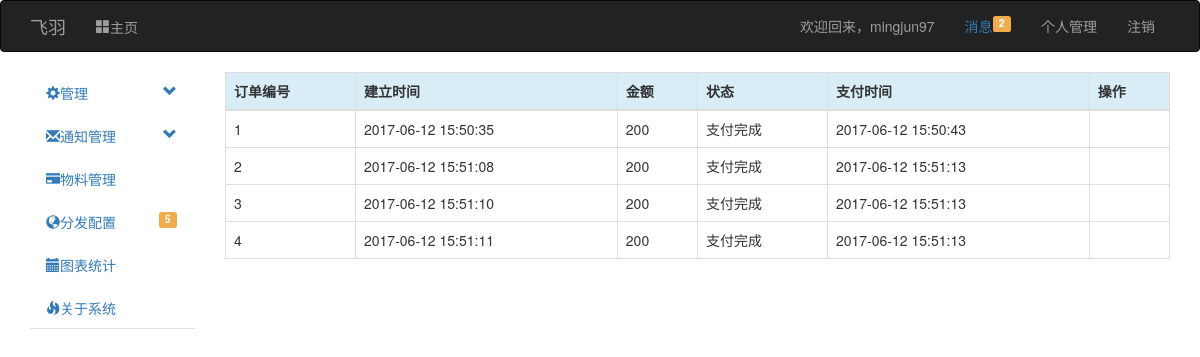
Before: /charge_billing (signed in) with the older database file.
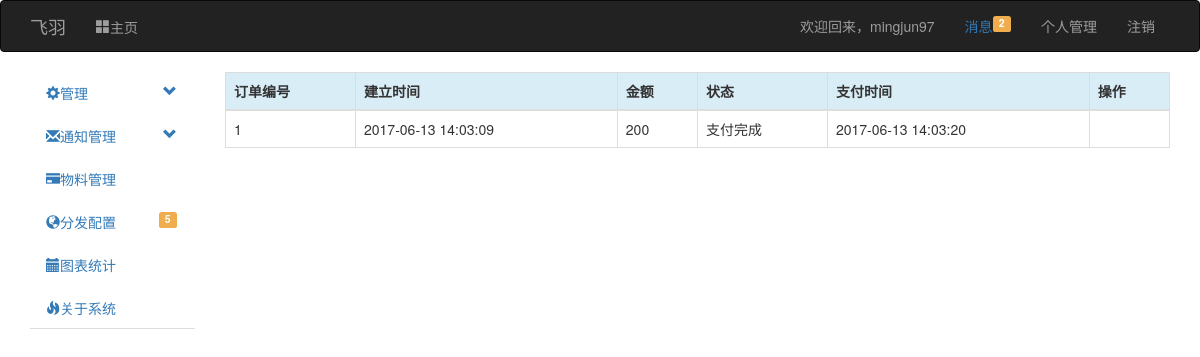
After: the same page with the newer database file.
### app/models.py (models this page shows, shortened)
class User(UserMixin, db.Model):
    __tablename__ = 'users'
    uid = db.Column(db.Integer, primary_key=True)
    username = db.Column(db.String(128))
    password_hash = db.Column(db.String(128))
    password_change_time = db.Column(db.Integer, default=0)
    email = db.Column(db.String(128))
    telephone = db.Column(db.String(11))
    role_id = db.Column(db.Integer)
    log_level = db.Column(db.Integer)
    email_confirmed = db.Column(db.Boolean, default=False)
    telephone_confirmed = db.Column(db.Boolean, default=False)
    telephone_confirmed_code = db.Column(db.String(6))
    telephone_confirmed_code_time = db.Column(db.Integer, default=0)
    balance = db.Column(db.Integer, default=0)
    last_login_time = db.Column(db.Integer, default=time.time)
    this_login_time = db.Column(db.Integer, default=time.time)
    useful_token = db.Column(db.String(256), default=0)
    owned_group_id = db.relationship('Group', backref='Owner')
    charge_billing = db.relationship('ChargeRecord', backref='User')
    student_card = db.Column(db.String(128), default='NULL')
    student_auth = db.Column(db.Boolean, default=False)
    balance_billing = db.relationship('Billing', backref='User')
    personal_message = db.relationship('PersonalMessage', backref='To', lazy='dynamic',
                                       primaryjoin='PersonalMessage.rec_id==User.uid')
    @property
    def password(self):
        raise AttributeError('密码非可读属性！')

class Billing(db.Model):
    __tablename__ = 'money_billings'
    id = db.Column(db.Integer, primary_key=True)
    create_time = db.Column(db.Integer, default=time.time)
    finish_time = db.Column(db.Integer, default=0)
    status = db.Column(db.Integer, default=1)
    user_id = db.Column(db.Integer, db.ForeignKey('users.uid'))
    amount = db.Column(db.Integer)
    token = db.Column(db.String(128))

### app/manage/views.py (the view)
@manage.route("/charge_billing")
@login_required
def view_billings():
    bill = Billing.query.filter_by(User=current_user).all()
    return render_template("manage/view_billings.html", bill=bill)

### app/manage/__init__.py (called while the page is built)
@manage.app_context_processor
def inject_base64():
    b = base64.b64encode
    str1 = str
    fmttimestamp = f2t
    return dict(b=b, str=str1, fmttime=fmttimestamp)

def f2t(timestamp):
    x = time.localtime(timestamp)
    return time.strftime('%Y-%m-%d %H:%M:%S', x)

### app/manage/views.py (called while the page is built)
@manage.before_app_request
def before_request():
    if request.endpoint is None:
        abort(404)
    if current_user.is_authenticated \
    and not (current_user.email_confirmed or current_user.telephone_confirmed) \
    and request.endpoint[:5] != 'auth.' \
    and request.endpoint[:14] != 'manage.confirm' \
    and request.endpoint[:19] != 'manage.unconfirmed' \
    and request.endpoint != 'static' \
    and request.endpoint != 'api_v1.get_message' \
    and request.endpoint[:15] != 'manage.confirm_':
        print(request.endpoint[:16])
        return redirect(url_for('manage.unconfirmed'))

### app/models.py (called while the page is built)
@login_manager.user_loader
def load_user(user_id):
    return User.query.get(int(user_id))

### app/templates/manage/view_billings.html (shortened to what this page needs)
{% extends "base.html" %}
{% block page_content %}
    <table class="table table-bordered table-responsive">
      <thead>
        <tr class="info">
          <th>订单编号</th>
          <th>建立时间</th>
          <th>金额</th>
            <th>状态</th>
            <th>支付时间</th>
            <th>操作</th>
        </tr>
      </thead>
      <tbody>
        {% for bills in bill %}
            <tr>
                <td>{{ bills.id }}</td>
                <td> {{ fmttime(bills.create_time) }}</td>
                <td>{{ bills.amount }}</td>
                <td>{% if bills.status == 1 %} 待支付{% elif bills.status == 2 %} 支付完成{% else %} 已取消 {% endif %}</td>
                <td>{% if bills.finish_time != 0 %}{{ fmttime(bills.finish_time) }}{% else %}N/A{% endif %}</td>
                <td> </td>
            </tr>
        {% else %}
            <td colspan="999"><div class="text-center"><a href="{{ url_for("manage.create_group") }}" class="btn btn-primary">创建新圈子</a></div></td>
        {% endfor %}
      </tbody>
    </table>
{% endblock %}

### app/templates/base.html (shortened to what this page needs)
{% extends "bootstrap/base.html" %}
{% block navbar %}
<div class="navbar navbar-inverse" role="navigation">
    <div class="container">
        <div class="navbar-header">
            <a class="navbar-brand" href="/">飞羽</a>
        </div>
        <div class="navbar-collapse collapse">
            <ul class="nav navbar-nav">
                <li class="{% if request.endpoint == 'manage.index' %}active{% endif %}"><a href="/"><i class="glyphicon glyphicon-th-large">主页</i></a></li>
            </ul>
            <ul class="nav navbar-nav navbar-right">
                {% if current_user.is_authenticated %}
                <li><span class="navbar-text">欢迎回来，<a class="navbar-link" href="{{ url_for('manage.console') }}">{{ current_user.username }}</a></span></li>
                    <li><span class="navbar-text"><a href="#">消息{% if current_user.personal_message.filter_by(status=0).count() != 0 %}<span class="label label-warning pull-right">{{ current_user.personal_message.filter_by(status=0).count() }}</span>{% endif %}</a> </span></li>
                    <li><a href="{{ url_for('manage.user_info') }}">个人管理</a> </li>
                <li><a href="{{ url_for('auth.logout') }}">注销</a></li>
                {% else %}
                <li><a href="{{ url_for('auth.login') }}">登录</a></li>
                <li><a href="{{ url_for('auth.reg') }}">注册</a></li>
                {% endif %}
            </ul>
        </div>
    </div>
</div>
{% endblock %}
{% block content %}
    <div class="container">
        <div class="row">
            {% if current_user.is_authenticated %}
            <div class="col-md-2">
                <ul id="main-nav" class="nav nav-tabs nav-stacked" style="">
                    <li>
                        <a href="#systemSetting" class="nav-header collapsed" data-toggle="collapse">
                            <i class="glyphicon glyphicon-cog"></i>管理
                            <span class="pull-right glyphicon glyphicon-chevron-down"></span>
                            </a>
                    </li>
                    <li>
                        <a href="#messageManager" class="nav-header collapsed" data-toggle="collapse">
                            <i class="glyphicon glyphicon-envelope"></i>通知管理
                            <span class="pull-right glyphicon glyphicon-chevron-down"></span>
                            </a>
                    </li>
                    <li>
                        <a href="./plans.html"><i class="glyphicon glyphicon-credit-card"></i>物料管理</a>
                    </li>
                    <li><a href="./grid.html"><i class="glyphicon glyphicon-globe"></i>分发配置
                    <span class="label label-warning pull-right">5</span>
                    </a>
                    </li>
                    <li><a href="./charts.html"><i class="glyphicon glyphicon-calendar"></i>图表统计</a>
                    </li>
                    <li>
                    <a href="#"><i class="glyphicon glyphicon-fire"></i>关于系统</a>
                    </li>
                </ul>
            </div>
            {% endif %}
        <div class="col-md-10">
            {% block page_content %} {% endblock %}
        </div>
    </div>
</div>
{% endblock %}

Changed rows visible on the page:
removed Billing: id "2", create_time "2017-06-12 15:51:08", amount "200", status "支付完成", finish_time "2017-06-12 15:51:13"
removed Billing: id "3", create_time "2017-06-12 15:51:10", amount "200", status "支付完成", finish_time "2017-06-12 15:51:13"
removed Billing: id "4", create_time "2017-06-12 15:51:11", amount "200", status "支付完成", finish_time "2017-06-12 15:51:13"
changed Billing id 1: create_time "2017-06-12 15:50:35" → "2017-06-13 14:03:09"; finish_time "2017-06-12 15:50:43" → "2017-06-13 14:03:20"
